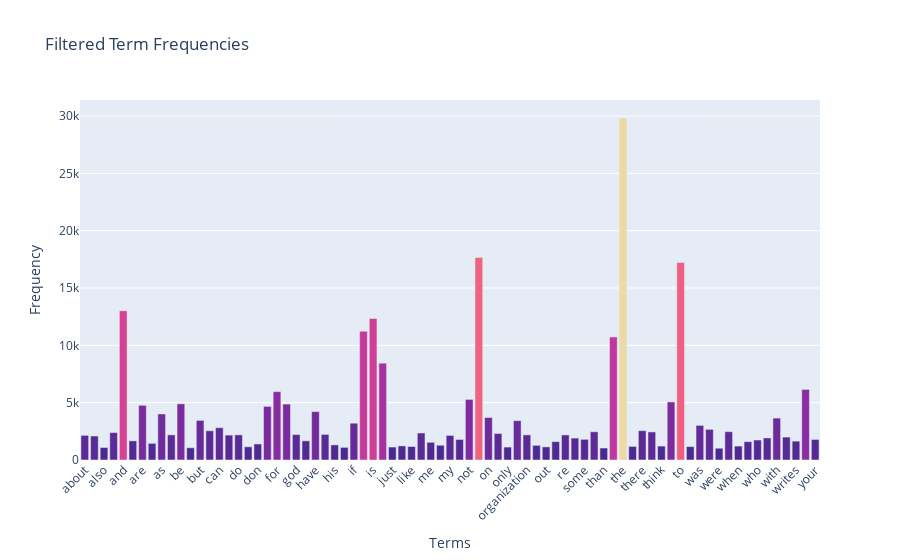

Source (notebook cell):
### Code cell
# Plot the term frequency in Plotly
fig = px.bar(filtered_term_freq_df, x='term', y='frequency', title="Filtered Term Frequencies",
             labels={'term': 'Term', 'frequency': 'Frequency'},
             color='frequency', color_continuous_scale='Agsunset')

fig.update_layout(
    xaxis_tickangle=-45,
    xaxis_title='Terms',
    yaxis_title='Frequency',
    coloraxis_showscale=False
)

fig.show()

### Figure 1 — Plotly figure (JSON) as saved in the notebook; plotly's stock layout.template omitted (floating-point values rounded to 4 significant figures)
{"data": [{"alignmentgroup": "True", "hovertemplate": "Term=%{x}<br>Frequency=%{marker.color}<extra></extra>", "legendgroup": "", "marker": {"color": [2148, 2093, 1090, 2393, 13017, 1669, 4769, 1453, 4015, 2191, 4898, 1068, 3453, 2548, 2818, 2172, 2193, 1151, 1400, 4675, 5962, 4877, 2216, 1671, 4218, 2232, 1318, 1100, 3208, 11226, 12343, 8447, 1130, 1230, 1177, 2353, 1543, 1286, 2143, 1791, 5285, 17660, 3709, 2312, 1127, 3432, 2192, 1278, 1142, 1604, 2186, 1912, 1802, 2464, 1045, 10723, 29825, 1184, 2556, 2448, 1213, 5063, 17222, 1170, 3020, 2674, 1028, 2472, 1215, 1599, 1742, 1925, 3655, 2000, 1645, 6157, 1793], "coloraxis": "coloraxis", "pattern": {"shape": ""}}, "name": "", "offsetgroup": "", "orientation": "v", "showlegend": false, "textposition": "auto", "type": "bar", "x": ["about", "all", "also", "an", "and", "any", "are", "article", "as", "at", "be", "been", "but", "by", "can", "com", "do", "does", "don", "edu", "for", "from", "god", "has", "have", "he", "his", "how", "if", "in", "is", "it", "just", "know", "like", "lines", "me", "more", "my", "no", "not", "of", "on", "one", "only", "or", "organization", "other", "out", "people", "re", "so", "some", "subject", "than", "that", "the", "their", "there", "they", "think", "this", "to", "university", "was", "we", "were", "what", "when", "which", "who", "will", "with", "would", "writes", "you", "your"], "xaxis": "x", "y": [2148, 2093, 1090, 2393, 13017, 1669, 4769, 1453, 4015, 2191, 4898, 1068, 3453, 2548, 2818, 2172, 2193, 1151, 1400, 4675, 5962, 4877, 2216, 1671, 4218, 2232, 1318, 1100, 3208, 11226, 12343, 8447, 1130, 1230, 1177, 2353, 1543, 1286, 2143, 1791, 5285, 17660, 3709, 2312, 1127, 3432, 2192, 1278, 1142, 1604, 2186, 1912, 1802, 2464, 1045, 10723, 29825, 1184, 2556, 2448, 1213, 5063, 17222, 1170, 3020, 2674, 1028, 2472, 1215, 1599, 1742, 1925, 3655, 2000, 1645, 6157, 1793], "yaxis": "y"}], "layout": {"barmode": "relative", "coloraxis": {"colorbar": {"title": {"text": "Frequency"}}, "colorscale": [[0, "rgb(75, 41, 145)"], [0.1667, "rgb(135, 44, 162)"], [0.3333, "rgb(192, 54, 157)"], [0.5, "rgb(234, 79, 136)"], [0.6667, "rgb(250, 120, 118)"], [0.8333, "rgb(246, 169, 122)"], [1, "rgb(237, 217, 163)"]], "showscale": false}, "legend": {"tracegroupgap": 0}, "title": {"text": "Filtered Term Frequencies"}, "xaxis": {"anchor": "y", "domain": [0, 1], "tickangle": -45, "title": {"text": "Terms"}}, "yaxis": {"anchor": "x", "domain": [0, 1], "title": {"text": "Frequency"}}}}
